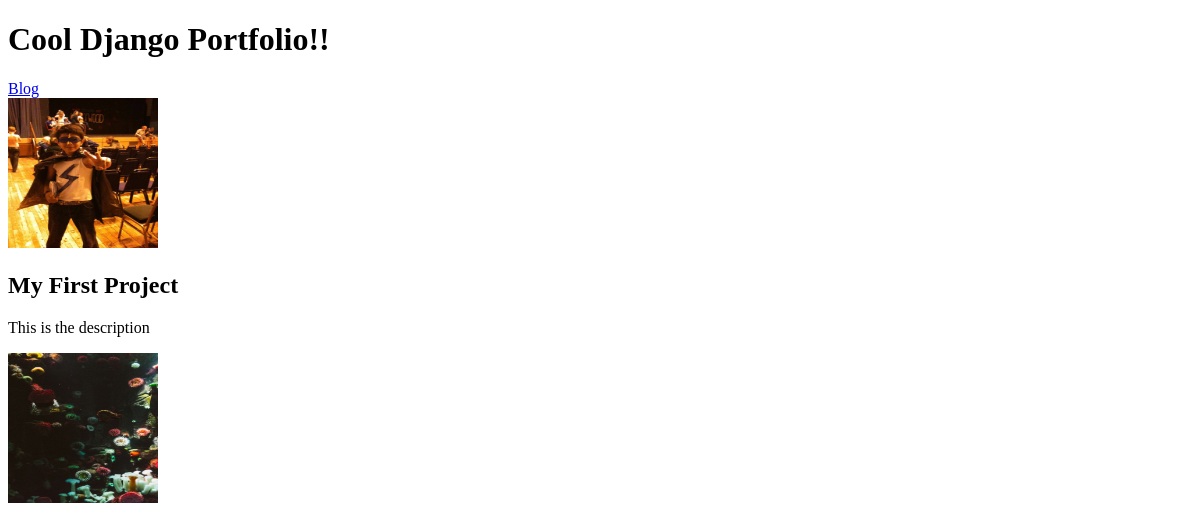
/, run on an earlier commit of the app's database.
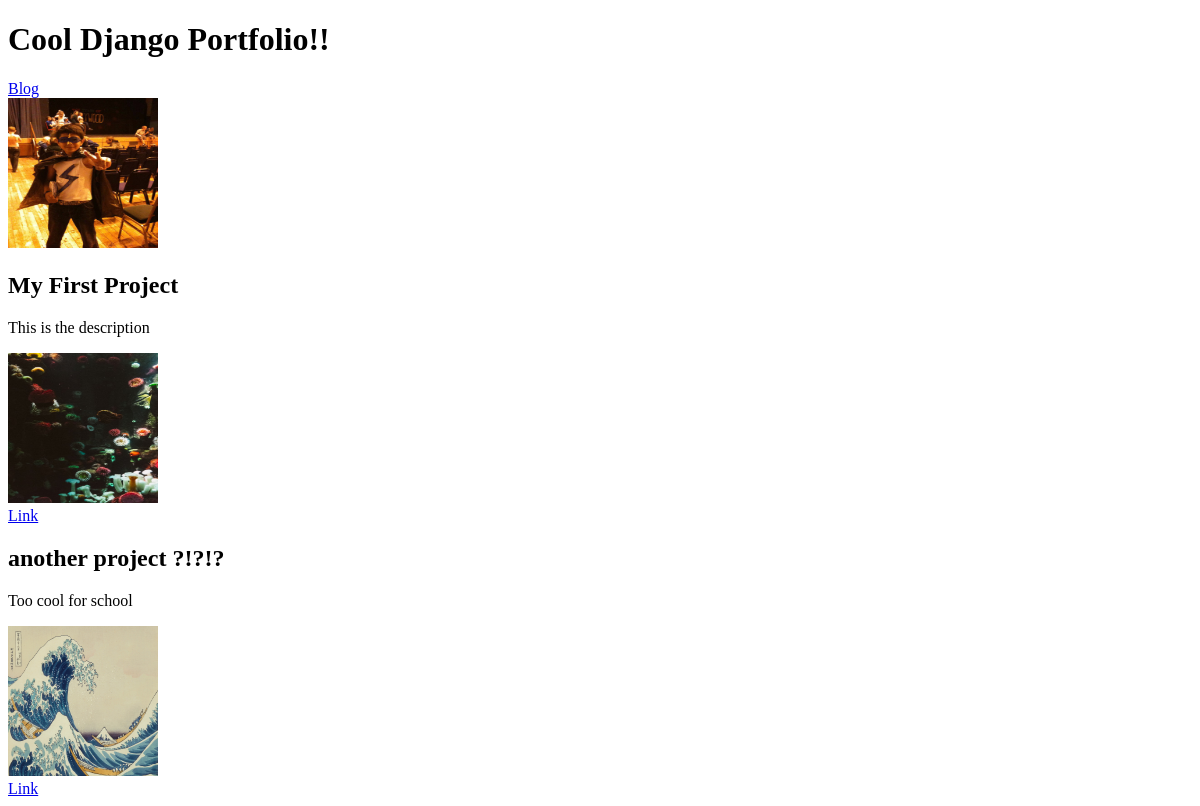
And on a later commit of the database.
### portfolio/models.py (models this page shows, shortened)
class Project(models.Model):
    title = models.CharField(max_length=100)
    description = models.CharField(max_length=250)
    image = models.ImageField(upload_to="portfolio/images")
    url = models.URLField(blank=True)

### portfolio/views.py (the view)
# urls.py: 2. Add a URL to urlpatterns:  path('', views.home, name='home')
def home(request):
    projects = Project.objects.all()
    return render(request, "portfolio/index.html", {"projects": projects})

### portfolio/templates/portfolio/index.html (shortened to what this page needs)
{% load static %}
<!DOCTYPE html>
<html lang="en">
<head>
</head>
<body>
    <h1>Cool Django Portfolio!!</h1>
    <a href="{% url 'blog:all_blogs' %}">Blog</a><br>
    <img src="{% static 'portfolio/Electro.jpg' %}" height=150 width=150>
    {% for project in projects %}
        <h2>{{ project.title }}</h2>
        <p>{{ project.description }}</p>
        <img src={{ project.image.url }} height=150 width=150>
        {% if project.url %}
            <br>
            <a href={{ project.url }}>Link</a>
        {% endif %}
    {% endfor %}
</body>
</html>

What changed in the data, as far as the page shows it:
changed Project "My First Project": now shows "Link"
added Project: title "another project ?!?!?", description "Too cool for school", image (picture)
